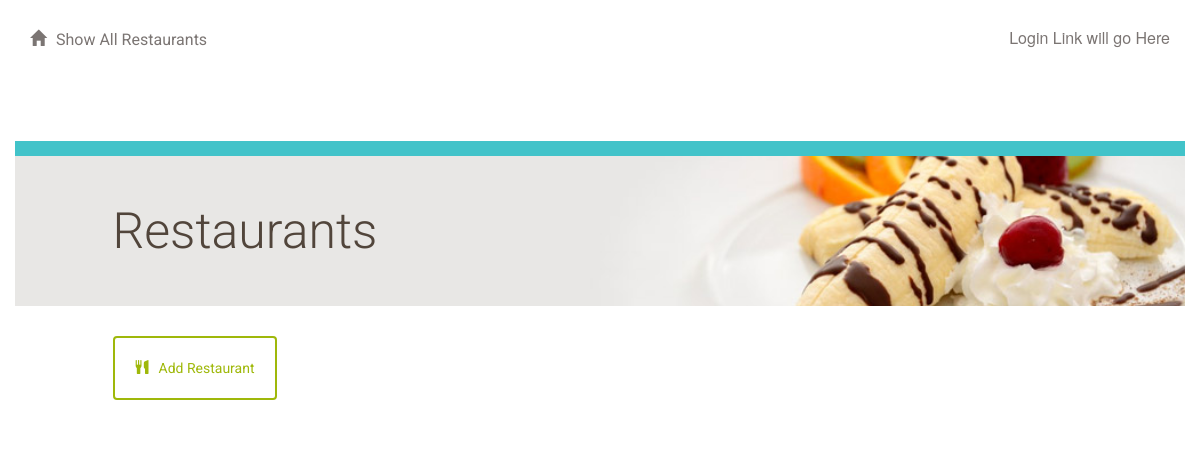
The app's page /restaurant/, older data.
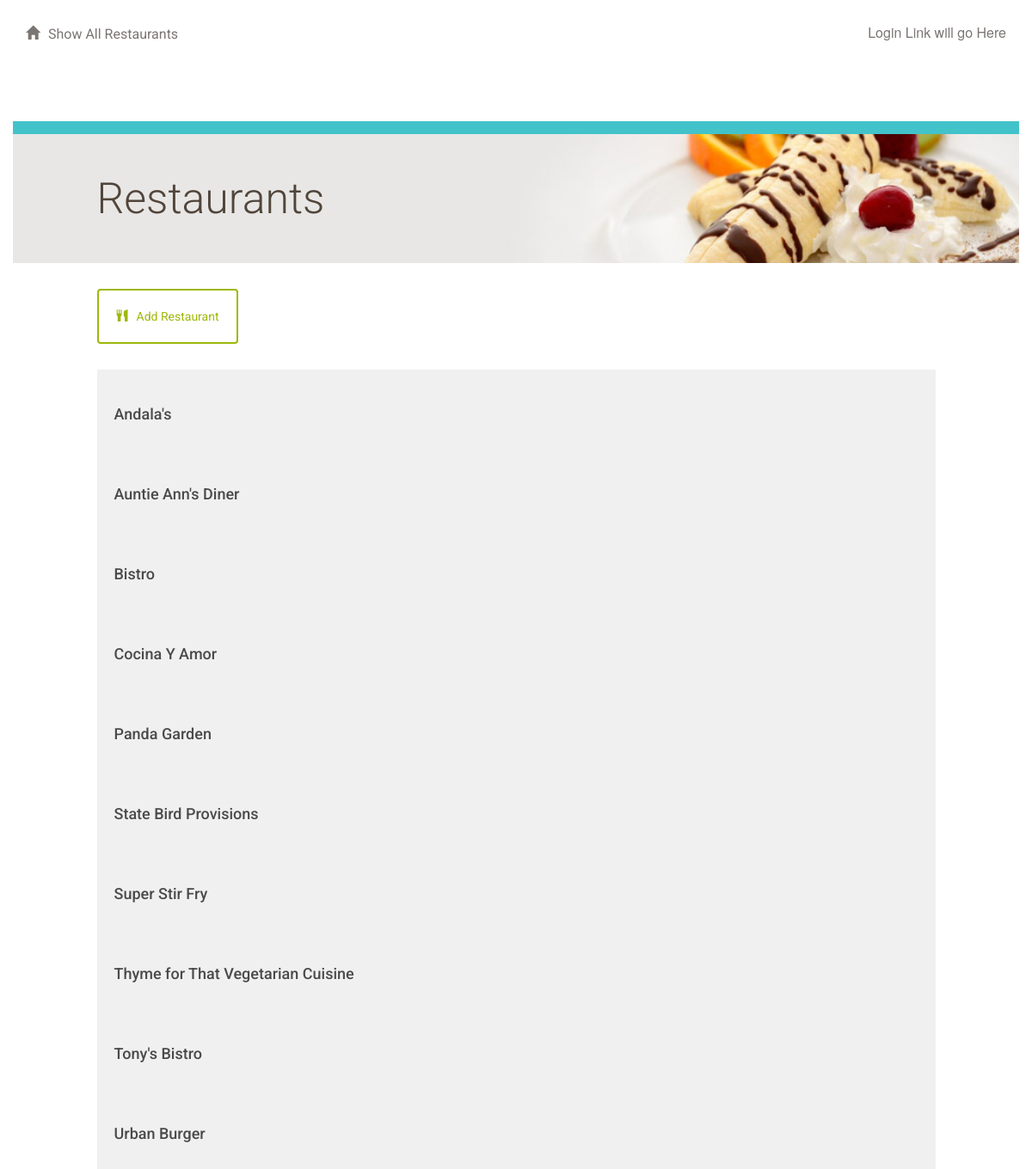
The same page, newer data.
### database_setup.py (models this page shows, shortened)
class Restaurant(Base):
    __tablename__ = 'restaurant'
    id = Column(Integer, primary_key=True)
    name = Column(String(250), nullable=False)

### project.py (the view)
@app.route('/')
@app.route('/restaurant/')
def showRestaurants():
    restaurants = session.query(Restaurant).order_by(asc(Restaurant.name))
    return render_template('restaurants.html', restaurants=restaurants)

### templates/restaurants.html (shortened to what this page needs)
{% extends "main.html" %}
{% block content %}
{% include "header.html" %}
	<div class="row top-menu">
		<div class="col-md-10"></div>
		<div class="col-md-2 text-right">
					</div>
	</div>
	<div class="row divider blue">
		<div class="col-md-12"></div>
	</div>
	<div class="row banner main">
		<div class="col-md-1"></div>
		<div class="col-md-11 padding-none">
			<h1>Restaurants</h1>
		</div>
	</div>
	<div class="row padding-top padding-bottom">
		<div class="col-md-1"></div>
		<div class="col-md-10 padding-none">
			<a href="{{url_for('newRestaurant')}}">
				<button class="btn btn-default" id="new-restaurant">
					<span class="glyphicon glyphicon-cutlery" aria-hidden="true"></span>Add Restaurant
				</button>
			</a>
		</div>
		<div class="col-md-1"></div>
	</div>
	{% for restaurant in restaurants %}
		<a href = "{{url_for('showMenu', restaurant_id = restaurant.id)}}">
			<div class="row">
				<div class="col-md-1"></div>
					<div class="col-md-10 restaurant-list">
						<h3>{{restaurant.name}}</h3>
					</div>
				<div class="col-md-1"></div>
			</div>
		</a>
	{% endfor %}
{% endblock %}

Row changes from the older to the newer data that the page shows:
added Restaurant: name "Andala's"
added Restaurant: name "Auntie Ann's Diner"
added Restaurant: name "Bistro"
added Restaurant: name "Cocina Y Amor"
added Restaurant: name "Panda Garden"
added Restaurant: name "State Bird Provisions"
added Restaurant: name "Super Stir Fry"
added Restaurant: name "Thyme for That Vegetarian Cuisine"
added Restaurant: name "Tony's Bistro"
added Restaurant: name "Urban Burger"
